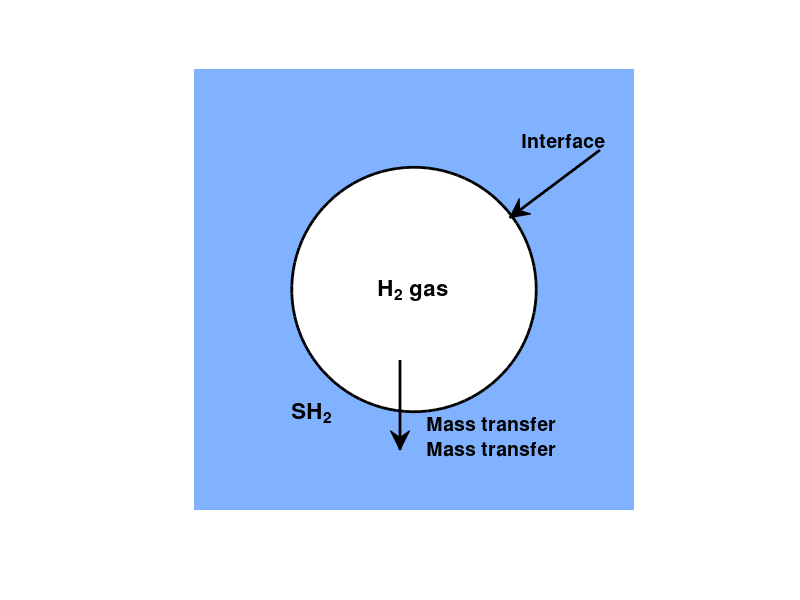

The MATLAB source for this figure:
clc; clear; close all;

% Crear la figura
figure;
hold on;
axis equal;
set(gca, 'XColor', 'none', 'YColor', 'none'); % Quitar números de los ejes
xlim([-1, 1]); % Limitar el dominio en X
ylim([-1, 1]); % Limitar el dominio en Y

% Fondo azul claro (líquido SH2) con menor tamaño
fill([-0.9, 0.9, 0.9, -0.9], [-0.9, -0.9, 0.9, 0.9], [0.5, 0.7, 1], 'EdgeColor', 'none');

% Dibujar la burbuja de gas (círculo blanco)
theta = linspace(0, 2*pi, 100);
x = 0.5 * cos(theta);
y = 0.5 * sin(theta);
fill(x, y, 'w', 'EdgeColor', 'k', 'LineWidth', 2);

% Etiquetas grandes
text(-0.15,-0.0,   'H_2 gas', 'FontSize', 16, 'FontWeight', 'bold', 'Color', 'k');
text(-0.5,-0.5, 'SH_2', 'FontSize', 16, 'FontWeight', 'bold', 'Color', 'k');
text(0.440, 0.61,   'Interface', 'FontSize', 14, 'FontWeight', 'bold', 'Color', 'k');
text(0.05,-0.55,   'Mass transfer', 'FontSize', 14, 'FontWeight', 'bold', 'Color', 'k');
text(0.05,-0.65,   'Mass transfer', 'FontSize', 14, 'FontWeight', 'bold', 'Color', 'k');


% Flecha indicando la interfaz
annotation('textarrow', [0.75, 0.637], [0.75, 0.637], 'String', '', 'LineWidth', 2, ...
    'HeadWidth', 10, 'HeadLength', 10, 'Color', 'k');

% Flecha para la transferencia de masa con KLa y Mass Transfer juntos
annotation('textarrow', [0.5, 0.5], [0.40, 0.25],  ...
    'FontSize', 14, 'FontWeight', 'bold', 'Color', 'k', 'LineWidth', 2, ...
    'HeadWidth', 10, 'HeadLength', 10);

hold off;


